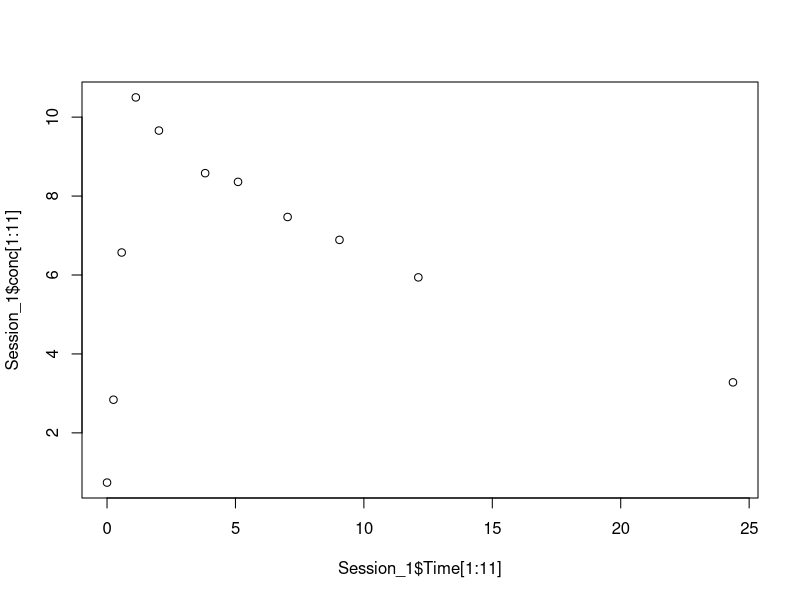
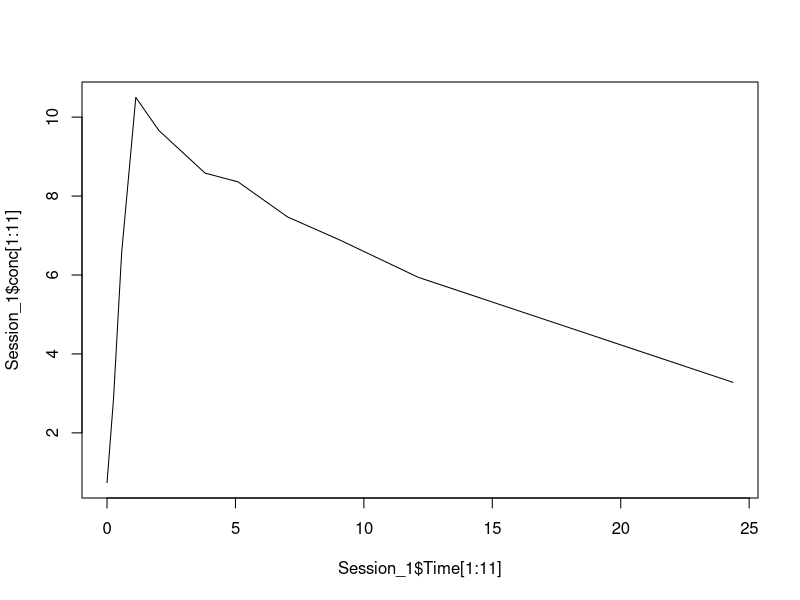
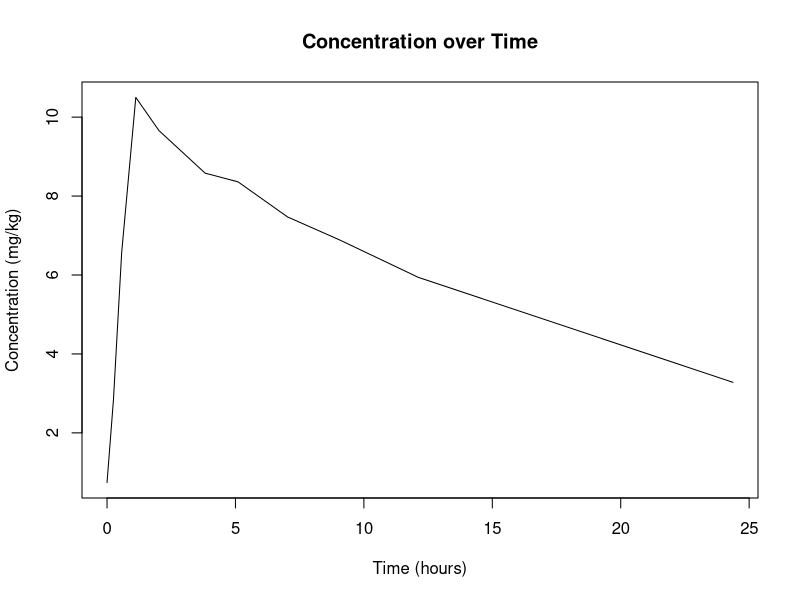
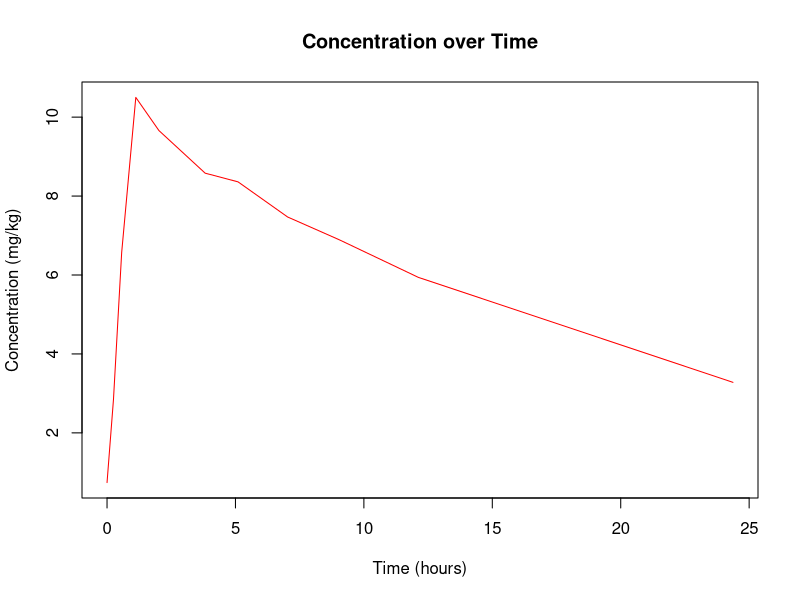
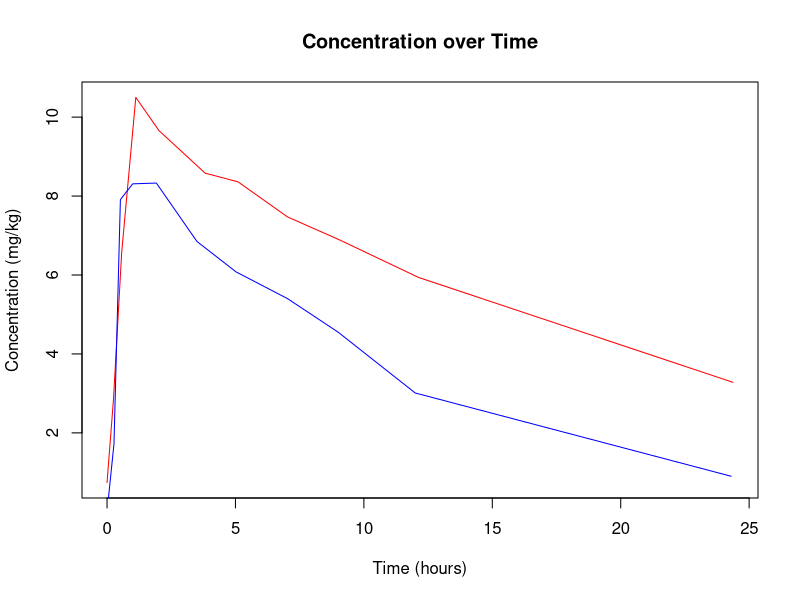
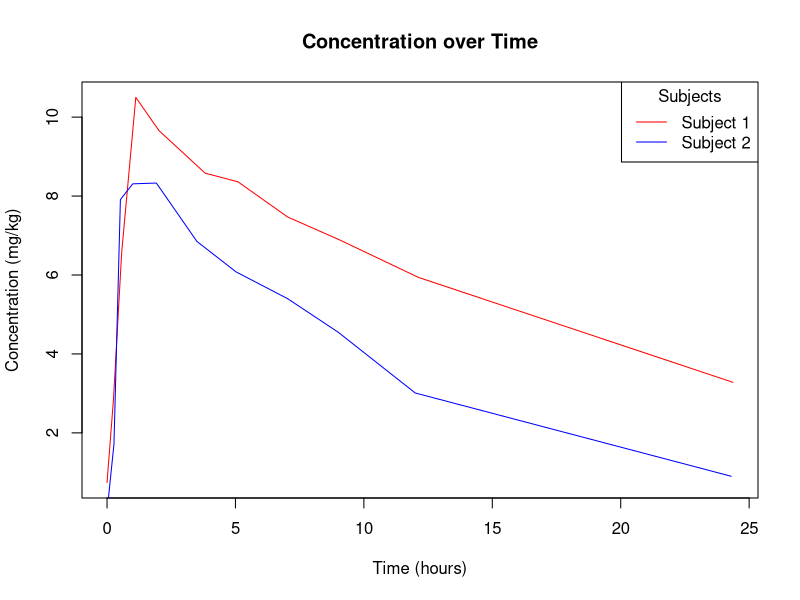
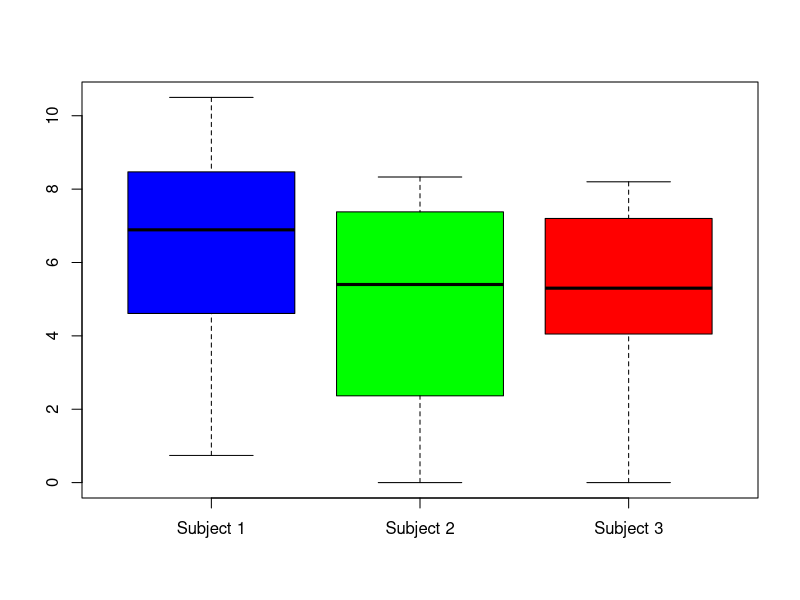
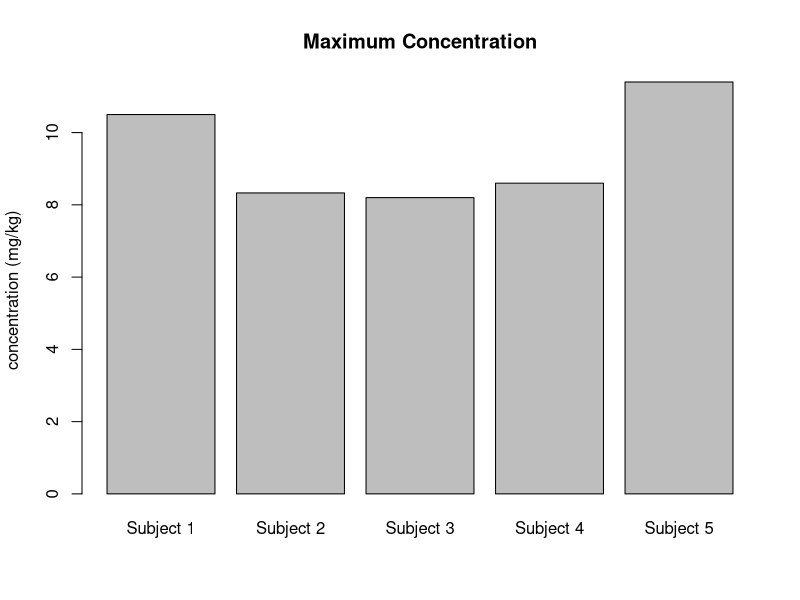

Write the R code that produced these figures, in order.
## ---- chunk 1
require(knitr)
#turn off mesages and warnings and make it so output isn't prefixed by anything,
#default is to put "##" in front of all output for some reason
opts_chunk$set(message=FALSE, warning=FALSE, comment = "")
options(width = 60)
## ---- chunk 2
Session_1 <- read.delim("../dataSets/Session_1.txt")
## ---- chunk 3
Session_1$Wt
## ---- chunk 4
Session_1[3,4] 
## ---- chunk 5
Session_1[3:6,4]
## ---- chunk 6
Session_1[1,1] == Session_1[2,1]  
## ---- chunk 7

## ---- chunk 8
Session_1[1,1] != Session_1[12,1]
## ---- chunk 9
max(Session_1[1:11,5]) >= max(Session_1[12:22,5])
## ---- chunk 10
max(Session_1[1:11,5]) <= 10.00
## ---- chunk 11
sort(Session_1$Dose)
## ---- chunk 12
sort(Session_1$Dose, decreasing = TRUE)
## ---- chunk 13
order(Session_1$Dose)
## ---- chunk 14
plot(Session_1$Time[1:11],Session_1$conc[1:11])
## ---- chunk 15
plot(Session_1$Time[1:11],Session_1$conc[1:11], type="l")
## ---- chunk 16
plot(Session_1$Time[1:11],Session_1$conc[1:11], type="l", main="Concentration over Time", xlab="Time (hours)", ylab="Concentration (mg/kg)")
## ---- chunk 17
plot(Session_1$Time[1:11],Session_1$conc[1:11], type="l", main="Concentration over Time", xlab="Time (hours)", ylab="Concentration (mg/kg)", col="red")
## ---- chunk 18
plot(Session_1$Time[1:11],Session_1$conc[1:11], type="l", main="Concentration over Time", xlab="Time (hours)", ylab="Concentration (mg/kg)", col="red")
lines(Session_1$Time[12:22],Session_1$conc[12:22], col="blue")
## ---- chunk 19
plot(Session_1$Time[1:11],Session_1$conc[1:11], type="l", main="Concentration over Time", xlab="Time (hours)", ylab="Concentration (mg/kg)", col="red")
lines(Session_1$Time[12:22],Session_1$conc[12:22], col="blue")
legend("topright",title="Subjects",c('Subject 1','Subject 2'),lwd=c(1.0,1.0),col=c("red","blue"))
## ---- chunk 20
boxplot(Session_1$conc[1:11],Session_1$conc[12:22],Session_1$conc[23:33],col=c("blue","green","red"),names=c("Subject 1","Subject 2","Subject 3"))  
## ---- chunk 21
barplot(c(max(Session_1$conc[1:11]),max(Session_1$conc[12:22]),max(Session_1$conc[23:33]),max(Session_1$conc[34:44]),max(Session_1$conc[45:55])), main="Maximum Concentration", names=c("Subject 1","Subject 2","Subject 3","Subject 4","Subject 5"),ylab="concentration (mg/kg)")  
## ---- chunk 22
maximums <- c(max(Session_1$conc[1:11]),
	max(Session_1$conc[12:22]),
	max(Session_1$conc[23:33]),
	max(Session_1$conc[34:44]),
	max(Session_1$conc[45:55]))

names <- c("Subject 1","Subject 2","Subject 3","Subject 4","Subject 5")

barplot(maximums, 
	main="Maximum Concentration", 
	names=names,
	ylab="concentration (mg/kg)")
## ---- chunk 23
hist(Session_1$conc,main="Concentrations",xlab="Concentration Range (mg/kg)")
## ---- chunk 24
hist(Session_1$conc,main="Concentrations",xlab="Concentration Range (mg/kg)",breaks=20,xlim=c(0, 12))
## ---- chunk 25
Session_1[1,3] > Session_1[12,3]
Session_1[1,3] == Session_1[12,3]
Session_1[1,3] < Session_1[12,3]
## ---- chunk 26
Session_1[34,2] > Session_1[56,2]
Session_1[34,2] == Session_1[56,2]
Session_1[34,2] < Session_1[56,2]
## ---- chunk 27
mean(Session_1[45:44,5]) > mean(Session_1[67:77,2])
mean(Session_1[45:44,5]) == mean(Session_1[67:77,2])
mean(Session_1[45:44,5]) < mean(Session_1[67:77,2])
## ---- chunk 28
4 != 5
## ---- chunk 29
mean(Session_1[Session_1$Subject == 7, "conc"])
## ---- chunk 30
minConc <- min(Session_1[Session_1$Time > 5, "conc"])
## ---- chunk 31
Session_1[Session_1$conc == minConc, "Subject"]
## ---- chunk 32
sorted <- Session_1[order(Session_1$Time),]
## ---- chunk 33
sorted2 <- Session_1[order(Session_1$Dose,Session_1$conc),]
## ---- chunk 34
sorted3 <- Session_1[order(Session_1$conc),]
## ---- chunk 35
m <- read.delim("../dataSets/Mel.txt")
## ---- chunk 36
plot(m$age,m$thickness)
## ---- chunk 37
statusColors <- c("darkcyan","hotpink","lawngreen")
boxplot(m$thickness ~ m$status, col=statusColors)
## ---- chunk 38
hist(m$thickness)
hist(m$age)
## ---- chunk 39
hist(m$age[m$sex == 1])
hist(m$age[m$sex == 0])
## ---- chunk 40
plot(m$age,m$thickness,
	main="Chart title",
	xlab="Age",
	ylab="Thickness")
## ---- chunk 41
## Make some vectors that will help us plot
plotColors    <- c("olivedrab","steelblue","darkmagenta","burlywood4")
plotSubjects  <- c(1,5,8,12)
lineNames     <- paste("Subjects", plotSubjects)

## Plot the first line for subject 1
plot(Session_1$Time[Session_1$Subject == plotSubjects[1]],
	Session_1$conc[Session_1$Subject == plotSubjects[1]], 
	type="l", 
	col=plotColors[1],
	xlim=range(Session_1$Time),
	ylim=range(Session_1$conc),
	main="Concentration over Time for Subjects 1, 5, 8, and 12",
	xlab="Time",
	ylab="Concentration")
## ---- chunk 42
## Plot the first line for subject 1
plot(Session_1$Time[Session_1$Subject == plotSubjects[1]],
  Session_1$conc[Session_1$Subject == plotSubjects[1]], 
  type="l", 
	col=plotColors[1],
	xlim=range(Session_1$Time),
	ylim=range(Session_1$conc),
	main="Concentration over Time for Subjects 1, 5, 8, and 12",
	xlab="Time",
	ylab="Concentration")
## Plot subjects 5, 8, and 12
lines(Session_1$Time[Session_1$Subject == plotSubjects[2]],
  Session_1$conc[Session_1$Subject == plotSubjects[2]], 
	type="l", 
	col=plotColors[2])
## ---- chunk 43
## Plot the first line for subject 1
plot(Session_1$Time[Session_1$Subject == plotSubjects[1]],
  Session_1$conc[Session_1$Subject == plotSubjects[1]], 
  type="l", 
  col=plotColors[1],
	xlim=range(Session_1$Time),
	ylim=range(Session_1$conc),
	main="Concentration over Time for Subjects 1, 5, 8, and 12",
	xlab="Time",
	ylab="Concentration")
## Plot subjects 5, 8, and 12
lines(Session_1$Time[Session_1$Subject == plotSubjects[2]],
  Session_1$conc[Session_1$Subject == plotSubjects[2]], 
	type="l", 
	col=plotColors[2])

lines(Session_1$Time[Session_1$Subject == plotSubjects[3]],
  Session_1$conc[Session_1$Subject == plotSubjects[3]], 
	type="l", 
	col=plotColors[3])
## ---- chunk 44
## Plot the first line for subject 1
plot(Session_1$Time[Session_1$Subject == plotSubjects[1]],
  Session_1$conc[Session_1$Subject == plotSubjects[1]], 
  type="l", 
  col=plotColors[1],
	xlim=range(Session_1$Time),
	ylim=range(Session_1$conc),
	main="Concentration over Time for Subjects 1, 5, 8, and 12",
	xlab="Time",
	ylab="Concentration")
## Plot subjects 5, 8, and 12
lines(Session_1$Time[Session_1$Subject == plotSubjects[2]],
  Session_1$conc[Session_1$Subject == plotSubjects[2]], 
	type="l", 
	col=plotColors[2])

lines(Session_1$Time[Session_1$Subject == plotSubjects[3]],
  Session_1$conc[Session_1$Subject == plotSubjects[3]], 
	type="l", 
	col=plotColors[3])

lines(Session_1$Time[Session_1$Subject == plotSubjects[4]],
  Session_1$conc[Session_1$Subject == plotSubjects[4]], 
	type="l", 
	col=plotColors[4])
## ---- chunk 45
## Plot the first line for subject 1
plot(Session_1$Time[Session_1$Subject == plotSubjects[1]],
  Session_1$conc[Session_1$Subject == plotSubjects[1]], 
  type="l", 
  col=plotColors[1],
  xlim=range(Session_1$Time),
	ylim=range(Session_1$conc),
	main="Concentration over Time for Subjects 1, 5, 8, and 12",
	xlab="Time",
	ylab="Concentration")
## Plot subjects 5, 8, and 12
lines(Session_1$Time[Session_1$Subject == plotSubjects[2]],
  Session_1$conc[Session_1$Subject == plotSubjects[2]], 
	type="l", 
	col=plotColors[2])

lines(Session_1$Time[Session_1$Subject == plotSubjects[3]],
  Session_1$conc[Session_1$Subject == plotSubjects[3]], 
	type="l", 
	col=plotColors[3])

lines(Session_1$Time[Session_1$Subject == plotSubjects[3]],
  Session_1$conc[Session_1$Subject == plotSubjects[3]], 
	type="l", 
	col=plotColors[3])
## Don't forget the legend
legend("topright",lineNames,col=plotColors,lwd=c(2.0,2.0))
